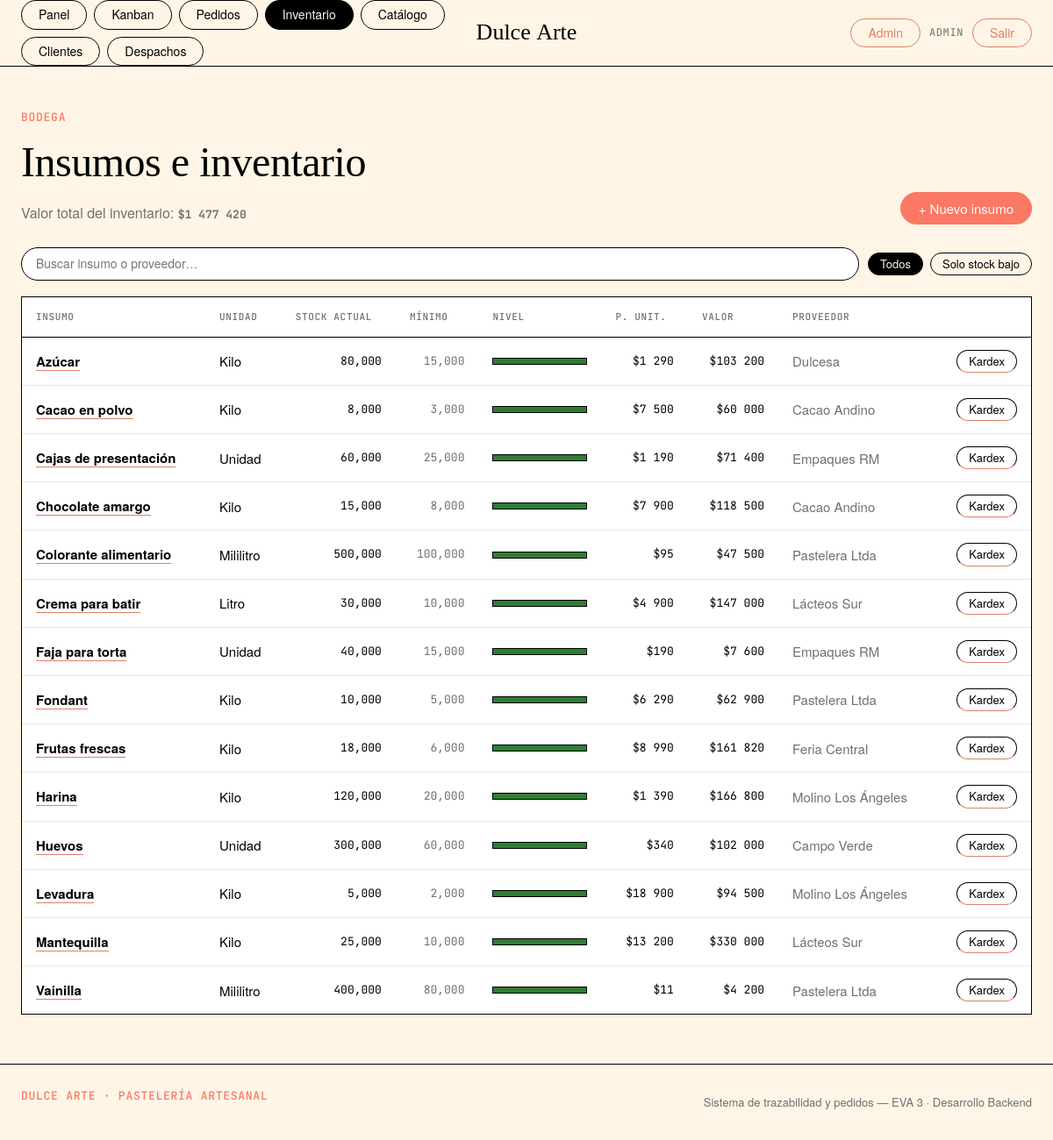
Screenshot of /insumos/ (signed in) with the database file from the repository.
### core/models.py (models this page shows, shortened)
class TimeStampedModel(models.Model):
    creado = models.DateTimeField("creado", auto_now_add=True)
    actualizado = models.DateTimeField("actualizado", auto_now=True)
    class Meta:
        abstract = True
        ordering = ["-creado"]

class Insumo(TimeStampedModel):
    class Unidad(models.TextChoices):
        GRAMO = "g", "Gramo"
        KILO = "kg", "Kilo"
        MILILITRO = "ml", "Mililitro"
        LITRO = "l", "Litro"
        UNIDAD = "und", "Unidad"
        CAJA = "caja", "Caja"
    nombre = models.CharField("nombre", max_length=180, unique=True)
    unidad = models.CharField("unidad", max_length=10, choices=Unidad.choices, default=Unidad.KILO)
    stock_actual = models.DecimalField(
        "stock actual",
        max_digits=10,
        decimal_places=3,
        default=Decimal("0"),
        validators=[MinValueValidator(Decimal("0"))],
    )
    stock_minimo = models.DecimalField(
        "stock mínimo",
        max_digits=10,
        decimal_places=3,
        default=Decimal("0"),
        help_text="Bajo este nivel se marca como stock bajo.",
    )
    precio_unitario = models.DecimalField(
        "precio unitario",
        max_digits=10,
        decimal_places=2,
        default=Decimal("0"),
        validators=[MinValueValidator(Decimal("0"))],
    )
    proveedor = models.CharField("proveedor", max_length=180, blank=True)
    activo = models.BooleanField("activo", default=True)
    class Meta:
        verbose_name = "insumo"
        verbose_name_plural = "insumos"
        ordering = ["nombre"]
    def get_absolute_url(self):
        return reverse("core:insumo_detalle", args=[self.pk])
    @property
    def stock_bajo(self) -> bool:
        return self.stock_actual <= self.stock_minimo
    @property
    def valor_total(self) -> Decimal:
        return self.stock_actual * self.precio_unitario

### core/views.py (the view)
# urls.py: path("insumos/", views.insumos, name="insumos"),
@login_required
def insumos(request):
    qs = Insumo.objects.all()
    if request.GET.get("bajo") == "1":
        qs = [i for i in qs if i.stock_bajo]
    search = request.GET.get("q")
    if search:
        qs = [i for i in (qs if isinstance(qs, list) else qs) if search.lower() in i.nombre.lower()]
    ctx = {
        "insumos": qs if isinstance(qs, list) else list(qs),
        "q": search or "",
        "solo_bajo": request.GET.get("bajo") == "1",
        "valor_total": sum(i.valor_total for i in Insumo.objects.all()),
        "stock_bajo_total": sum(1 for i in Insumo.objects.all() if i.stock_bajo),
    }
    return render(request, "core/insumos.html", ctx)

### core/context_processors.py (called while the page is built)
def rol_usuario(request):
    user = getattr(request, "user", None)
    if user is not None and user.is_authenticated:
        from core.decorators import rol_de
        return {"user_rol": rol_de(user)}
    return {"user_rol": ""}

### templates/core/insumos.html (shortened to what this page needs)
{% extends "core/base.html" %}
{% load humanize %}
{% block content %}
<div class="page-head">
  <div>
    <span class="eyebrow">Bodega</span>
    <h1>Insumos e inventario</h1>
    <p class="muted" style="margin:0">
      Valor total del inventario: <b class="mono">${{ valor_total|floatformat:0|intcomma }}</b>
    </p>
  </div>
  <div class="page-head__actions">
    <a class="btn btn--primary" href="{% url 'admin:core_insumo_add' %}">+ Nuevo insumo</a>
  </div>
</div>
<form class="filters" data-autosubmit method="get">
  <input type="text" name="q" value="{{ q }}" placeholder="Buscar insumo o proveedor…">
  <div class="chips">
    <a class="pill pill--sm {% if not solo_bajo %}pill--active{% endif %}" href="?">Todos</a>
    <a class="pill pill--sm {% if solo_bajo %}pill--active{% endif %}" href="?bajo=1">Solo stock bajo</a>
  </div>
</form>
{% if insumos %}
<div class="table-wrap">
  <table class="data">
    <thead>
      <tr>
        <th>Insumo</th><th>Unidad</th><th class="right">Stock actual</th><th class="right">Mínimo</th>
        <th style="width:140px">Nivel</th><th class="right">P. Unit.</th><th class="right">Valor</th>
        <th>Proveedor</th><th></th>
      </tr>
    </thead>
    <tbody>
      {% for i in insumos %}
      {% widthratio i.stock_actual i.stock_minimo 100 as pct %}
      <tr>
        <td><a href="{{ i.get_absolute_url }}"><b>{{ i.nombre }}</b></a></td>
        <td>{{ i.get_unidad_display }}</td>
        <td class="right mono">{{ i.stock_actual|floatformat:3 }}</td>
        <td class="right mono muted">{{ i.stock_minimo|floatformat:3 }}</td>
        <td>
          <div class="stock-bar">
            <div class="stock-bar__fill {% if i.stock_bajo %}is-low{% endif %}"
                 style="width:{% if pct > 100 %}100{% elif pct < 0 %}0{% else %}{{ pct|floatformat:0 }}{% endif %}%"></div>
          </div>
        </td>
        <td class="right mono">${{ i.precio_unitario|floatformat:0|intcomma }}</td>
        <td class="right mono">${{ i.valor_total|floatformat:0|intcomma }}</td>
        <td class="muted">{{ i.proveedor|default:"—" }}</td>
        <td class="right"><a class="pill pill--sm" href="{{ i.get_absolute_url }}">Kardex</a></td>
      </tr>
      {% endfor %}
    </tbody>
  </table>
</div>
{% endif %}
{% endblock %}

### templates/core/base.html (shortened to what this page needs)
{% load static %}<!DOCTYPE html>
<html lang="es">
<head>
  <link rel="stylesheet" href="{% static 'css/app.css' %}">
</head>
<body class="{% block body_class %}{% endblock %}">
{% if user.is_authenticated %}
<header class="nav">
  <div class="nav__inner container">
    <nav class="nav__links" aria-label="Principal">
      <a class="pill {% if request.resolver_match.url_name == 'inicio' %}pill--active{% endif %}" href="{% url 'core:inicio' %}">Panel</a>
      {% if user_rol == 'cocina' or user_rol == 'admin' %}
      <a class="pill {% if request.resolver_match.app_name == 'core' and request.resolver_match.url_name in 'pedidos,pedido_detalle,kanban' %}pill--active{% endif %}" href="{% url 'core:kanban' %}">Kanban</a>
      {% endif %}
      <a class="pill {% if request.resolver_match.url_name == 'pedidos' %}pill--active{% endif %}" href="{% url 'core:pedidos' %}">Pedidos</a>
      <a class="pill {% if request.resolver_match.url_name in 'insumos,insumo_detalle' %}pill--active{% endif %}" href="{% url 'core:insumos' %}">Inventario</a>
      <a class="pill {% if request.resolver_match.url_name in 'productos,producto_detalle' %}pill--active{% endif %}" href="{% url 'core:productos' %}">Catálogo</a>
      <a class="pill {% if request.resolver_match.url_name in 'clientes,cliente_detalle' %}pill--active{% endif %}" href="{% url 'core:clientes' %}">Clientes</a>
      <a class="pill {% if request.resolver_match.url_name in 'despachos,despacho_detalle' %}pill--active{% endif %}" href="{% url 'core:despachos' %}">Despachos</a>
    </nav>
    <a class="nav__logo" href="{% url 'core:inicio' %}">Dulce&nbsp;Arte</a>
    <div class="nav__right">
      {% if user.is_staff %}
        <a class="pill pill--quiet" href="{% url 'admin:index' %}" title="Django Admin">Admin</a>
      {% endif %}
      <span class="nav__user">{{ user.first_name|default:user.username }}</span>
      <a class="pill pill--quiet" href="{% url 'core:logout' %}">Salir</a>
    </div>
  </div>
</header>
{% endif %}
<main class="{% block main_class %}container{% endblock %}">
  {% block content %}{% endblock %}
</main>
{% if user.is_authenticated %}
<footer class="footer">
  <div class="container footer__inner">
    <span class="eyebrow">Dulce Arte · Pastelería Artesanal</span>
    <span class="footer__meta">Sistema de trazabilidad y pedidos — EVA 3 · Desarrollo Backend</span>
  </div>
</footer>
{% endif %}
</body>
</html>

### rows the page displays
Insumo: nombre "Azúcar", unidad "Kilo", stock_actual "80,000", stock_minimo "15,000", precio_unitario "1 290", valor_total "103 200", proveedor "Dulcesa"
Insumo: nombre "Cacao en polvo", unidad "Kilo", stock_actual "8,000", stock_minimo "3,000", precio_unitario "7 500", valor_total "60 000", proveedor "Cacao Andino"
Insumo: nombre "Cajas de presentación", unidad "Unidad", stock_actual "60,000", stock_minimo "25,000", precio_unitario "1 190", valor_total "71 400", proveedor "Empaques RM"
Insumo: nombre "Chocolate amargo", unidad "Kilo", stock_actual "15,000", stock_minimo "8,000", precio_unitario "7 900", valor_total "118 500", proveedor "Cacao Andino"
Insumo: nombre "Colorante alimentario", unidad "Mililitro", stock_actual "500,000", stock_minimo "100,000", precio_unitario "95", valor_total "47 500", proveedor "Pastelera Ltda"
Insumo: nombre "Crema para batir", unidad "Litro", stock_actual "30,000", stock_minimo "10,000", precio_unitario "4 900", valor_total "147 000", proveedor "Lácteos Sur"
Insumo: nombre "Faja para torta", unidad "Unidad", stock_actual "40,000", stock_minimo "15,000", precio_unitario "190", valor_total "7 600", proveedor "Empaques RM"
Insumo: nombre "Fondant", unidad "Kilo", stock_actual "10,000", stock_minimo "5,000", precio_unitario "6 290", valor_total "62 900", proveedor "Pastelera Ltda"
Insumo: nombre "Frutas frescas", unidad "Kilo", stock_actual "18,000", stock_minimo "6,000", precio_unitario "8 990", valor_total "161 820", proveedor "Feria Central"
Insumo: nombre "Harina", unidad "Kilo", stock_actual "120,000", stock_minimo "20,000", precio_unitario "1 390", valor_total "166 800", proveedor "Molino Los Ángeles"
Insumo: nombre "Huevos", unidad "Unidad", stock_actual "300,000", stock_minimo "60,000", precio_unitario "340", valor_total "102 000", proveedor "Campo Verde"
Insumo: nombre "Levadura", unidad "Kilo", stock_actual "5,000", stock_minimo "2,000", precio_unitario "18 900", valor_total "94 500", proveedor "Molino Los Ángeles"
Insumo: nombre "Mantequilla", unidad "Kilo", stock_actual "25,000", stock_minimo "10,000", precio_unitario "13 200", valor_total "330 000", proveedor "Lácteos Sur"
Insumo: nombre "Vainilla", unidad "Mililitro", stock_actual "400,000", stock_minimo "80,000", precio_unitario "11", valor_total "4 200", proveedor "Pastelera Ltda"

### other values shown
{{ user.first_name|default:user.username }} "ADMIN"
{{ valor_total|floatformat:0|intcomma }} "1 477 420"
